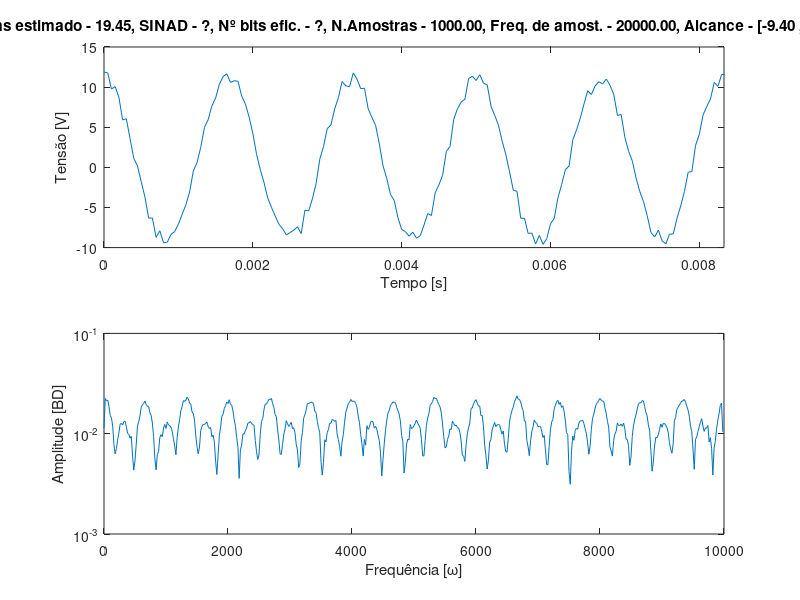

MATLAB code for this plot:
%%%%%%%%%%%%%%%%%%%%%%%%%%%%%%%%%%%%%%%%%%%%%%%%%%%%%%%
%Lab IM
%%%%%%%%%%%%%%%%%%%%%%%%%%%%%%%%%%%%%%%%%%%%%%%%%%%%%%%
close all;

fs = 20000;                  %Sample frequency (samples per unit time or space)


%%  Aquisição dos dados   
%dq = daq("ni");             %The daq command creates a DataAcquisition object.

%By default, run at a scan rate of 1000 scans per second. To acquire at a higher rate, change the Rate property.
dq.Rate = fs;               %Define a frequência de amostragem

%ch = addinput(dq,"Dev1", "ai0","Voltage"); %The addinput command attaches an input channel to the DataAcquisition.

%The read command starts the acquisition and returns the results as a timetable.
%data = read(dq, seconds(1)); %Sampled data

%sn = data.Dev1_ai0;         %Sampled Signal

%% Variáveis de intresse 
n = 1000;                    %Number of samples
dt = 1/fs;                  %Time or space increment per sample
t = (0:n-1)/fs;             %Time or space range for data

a = 10*cos(2*pi*600*t);
sn1 = a + 2*rand(size(t));
b = 10*cos(2*pi*300*t);
sn2 = b + 2.5*rand(size(t));
c = 10*cos(2*pi*600*t);
sn3 = c + 2.3*rand(size(t));
sn=[sn1; sn2; sn3];
y = fft(sn1);                %Discrete Fourier transform of data (DFT)
df = fs/n;                  %Frequency increment
n_sinais = 3;



%% Frequência com o IPDFT
espetro = abs(y)./n; 

N = floor(n/2);

nr = (2 * pi)/n;

nr2 = (2 * pi)* dt;

% indice da Amplitude máxima do espetro em módulo
[~,index_max] = max((espetro(2:N)));

if index_max == 1
    index_l=index_max;
elseif espetro(index_max-1) > espetro(index_max+1) 
    index_l = index_max - 1;
else 
    index_l = index_max;
end
ind = index_l - 1;  

% Expressões grandes para o cálculo do lambda, sabendo que S_L = U_L + jV_L

U_A = real(espetro(index_l));     
U_B = real(espetro(index_l + 1)); 
V_A = imag(espetro(index_l));     
V_B = imag(espetro(index_l + 1)); 

k_Opt = ((V_B - V_A) * sin(nr2 * ind) + (U_B - U_A) * cos(nr2 * ind)) / (U_B - U_A);

Z_1 = V_A *((k_Opt - cos(nr2 * ind))/(sin(nr2*ind))) + U_A;

Z_2 = V_B *((k_Opt - cos(nr2*(ind + 1)))/(sin(nr2*(ind + 1)))) + U_B;

freq = ((fs^2)/(2*pi*n))*(acos((Z_2*cos(nr2*(ind + 1)) - Z_1*cos(ind*nr2))/(Z_2 - Z_1)));

%% Calculo da rms e da média 
k = 0;                      %Variáveis auxiliares
k1= 0;
Mean1=0;
Mean=0;
for i=1:n_sinais
    for j=1:n
    k = k + pow2(sn(i,j));    %Somatório da amplitude do sinal ao quadrado em cada amostra
    Mean = Mean + sn(i,j);      %Somatório da amplitude do sinal em cada amostra
    end
    k = k/n;
    k = sqrt(k);
    k1 = k + k1;
    Mean= Mean/n;
    Mean1 = Mean1 + Mean;
    k = 0;
    Mean = 0;
end
rms = k1/n_sinais;                    %dividir pelo nr de amostras
Mean = Mean1/n_sinais;              %dividir pelo nr de amostras dá a média


%% Diferença de fase e alcance
Max = sn(1,1);
Min = sn(1,1);
t1=ceil(fs*(1/freq) + 1);
for i=2:t1
    if(Max < sn(1,i))
        Max = sn(1,i);
    end
    if(Min > sn(1,i))
        Min = sn(1,i);
    end
end

%% Gráfico
P3 = 0;
%f = fs *(0:N-1)/n;
for i=1:n_sinais
P2 = abs(sn(i,:)/n);
P1 = P2(1:N);
P1(2:end-1) = 2*P1(2:end-1);
% subplot(3,1,i)
% plot(f,P1);               %Plot do espetro de potência
% set(gca, 'YScale', 'log')
P3 = P3 + P1;
end
P3 = P3/n_sinais; %média do espectro de potência unilateral das diversas aquisições
Periodo = (1/freq);
subplot(2,1,1)
plot(t,sn(1,:));  %Plot do sinal amostrado
if(max(t) > 5 * Periodo)
xlim([0 5*Periodo]);
end
title(sprintf("Rms estimado - %.2f, SINAD - ?, Nº bits efic. - ?, N.Amostras - %.2f, Freq. de amost. - %.2f, Alcance - [%.2f ,%.2f] ", rms, n, fs,Min, Max));
xlabel("Tempo [s]")
ylabel("Tensão [V]")

f = fs *(0:N-1)/n;
subplot(2,1,2)
plot(f,P3);               %Plot do espetro de potência
set(gca, 'YScale', 'log')
xlabel("Frequência [ω]")
ylabel("Amplitude [BD]")